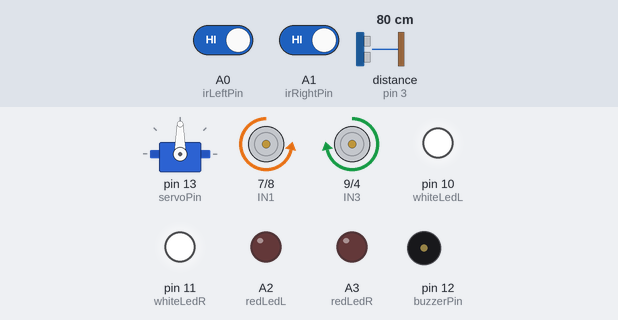
Recording of a sketch running on a simulated Arduino Uno, built with avr-gcc and run on an emulated ATmega328P. Shown: servo, motor-driver pin pairs drawn as motors (green arrow = first pin HIGH = forward, orange = second pin HIGH = backward, longer = more drive, scaled by the enable pin), output pins drawn as LEDs (lit = HIGH), buzzer (waves = sounding). Wiring (inferred from the names in the program): ultrasonic range finder: trigger pin 2; echo pin 3. Dashed ring = blinking. The test bench sets the inputs (shaded band); at power-on: distance to the obstacle (sensor on pin 3) 80 cm, A0 (irLeftPin) HIGH, A1 (irRightPin) HIGH. The echo pulse lasts 58.3 µs per cm; pins used as bus, display or sensor lines are not drawn.

Above: at 2.0 s.
2.1 s: distance to the obstacle (sensor on pin 3) set to 2 cm
At 2.45 s:
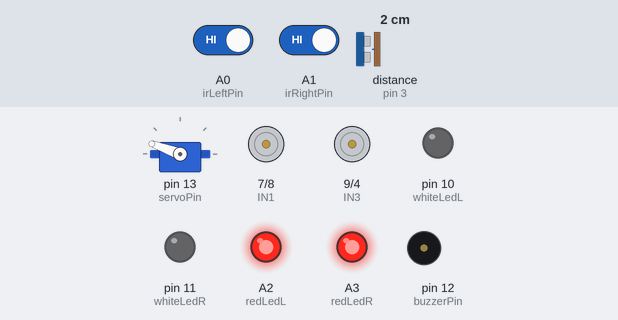
At 4.7 s:
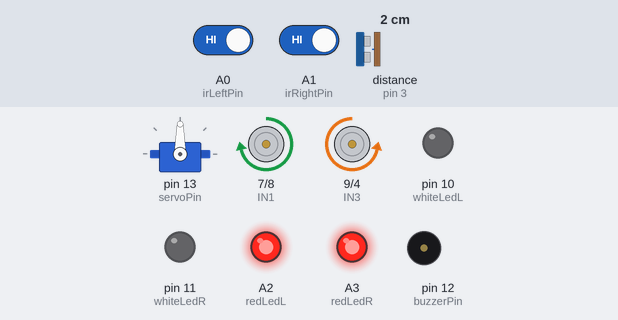
5.1 s: A0 (irLeftPin) driven LOW
At 6.4 s:
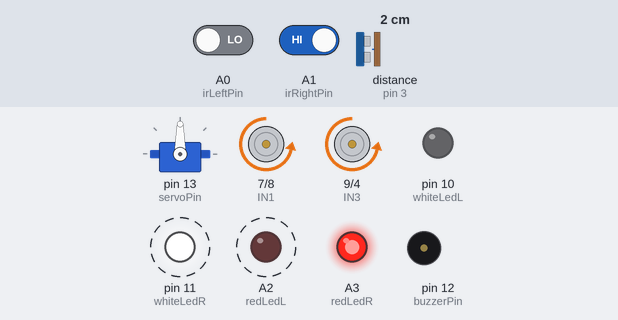
Timing chart, 0 to 14.1 s (numbered marks = the images above; inputs shaded):
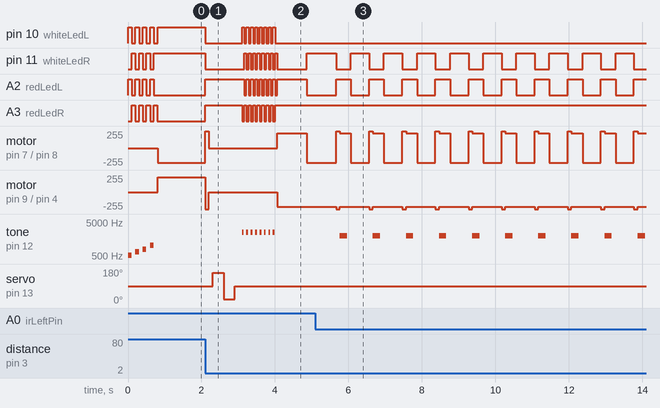

Measured:
- after the input at 2.1 s, pin 10 (whiteLedL): HIGH → LOW at once, then repeats every 0.12 s: HIGH 0.06 s, LOW 0.06 s, until it stays LOW from 4.0 s; pin 11 (whiteLedR): goes LOW 1.1 s, 7 × (HIGH 0.06 s, LOW 0.06 s), HIGH 0.06 s, LOW 0.80 s, then HIGH, starting at once
- after the input at 5.1 s, pin 10 (whiteLedL): stops changing and stays LOW; A3 (redLedR): stops changing and stays HIGH; servo on pin 13 (servoPin): stops changing and stays 90°
- by itself, pin 10 (whiteLedL): alternates HIGH for 0.10 s and LOW for 0.10 s, 8 changes in all, then stays HIGH

The sketch:

Smart_Rover_Main.ino
```cpp
#include <Servo.h>

// -------- PIN DEFINITIONS --------
const int ENA = 5;  const int ENB = 6;
const int IN1 = 7;  const int IN2 = 8;
const int IN3 = 9;  const int IN4 = 4;
const int trigPin = 2; const int echoPin = 3;
const int irLeftPin = A0; const int irRightPin = A1;
const int buzzerPin = 12; const int servoPin = 13;

// NEW: 4 Independent LED Pins
const int whiteLedL = 10; // Front Left Headlight
const int whiteLedR = 11; // Front Right Headlight
const int redLedL = A2;   // Rear Left Taillight
const int redLedR = A3;   // Rear Right Taillight

Servo head;
int distance = 0;

// -------- TIMING VARIABLES --------
unsigned long previousMillis = 0;
bool warningState = false;

void setup() {
  Serial.begin(115200);
  pinMode(ENA, OUTPUT); pinMode(ENB, OUTPUT);
  pinMode(IN1, OUTPUT); pinMode(IN2, OUTPUT);
  pinMode(IN3, OUTPUT); pinMode(IN4, OUTPUT);
  pinMode(trigPin, OUTPUT); pinMode(echoPin, INPUT);

  pinMode(irLeftPin, INPUT);
  pinMode(irRightPin, INPUT);
  pinMode(buzzerPin, OUTPUT);

  // Initialize all 4 LEDs
  pinMode(whiteLedL, OUTPUT); pinMode(whiteLedR, OUTPUT);
  pinMode(redLedL, OUTPUT);   pinMode(redLedR, OUTPUT);

  head.attach(servoPin);
  head.write(90);

  startupFanfare();
}

void loop() {
  distance = getDistance();
  int irL = digitalRead(irLeftPin);
  int irR = digitalRead(irRightPin);

  // -------- 1. INSTANT IR REFLEXES --------
  if (irL == LOW && irR == LOW) {
    emergencyBrake();
    policeStrobe(6); // Flash alternately
    reverse(200); delay(800);
    turnRight(); delay(800);
    stopCar();
    return;
  }
  else if (irL == LOW) {
    emergencyBrake();
    tone(buzzerPin, 2000, 200);
    reverse(200); delay(300);
    turnRight(); delay(500);
    stopCar();
    return;
  }
  else if (irR == LOW) {
    emergencyBrake();
    tone(buzzerPin, 2000, 200);
    reverse(200); delay(300);
    turnLeft(); delay(500);
    stopCar();
    return;
  }

  // -------- 2. ULTRASONIC STRICT STOP (< 16cm) --------
  else if (distance < 16) {
    emergencyBrake();
    smartAvoid();
    return;
  }

  // -------- 3. WARNING ZONE: DYNAMIC BRAKING & FLICKER (16cm to 50cm) --------
  else if (distance >= 16 && distance <= 50) {
    int dynamicSpeed = map(distance, 16, 50, 100, 180);
    forward(dynamicSpeed);

    // Keep headlights on
    digitalWrite(whiteLedL, HIGH); digitalWrite(whiteLedR, HIGH);

    int blinkRate = map(distance, 16, 50, 40, 400);
    unsigned long currentMillis = millis();
    if (currentMillis - previousMillis >= blinkRate) {
      previousMillis = currentMillis;
      warningState = !warningState;

      // Flicker BOTH rear red lights like a hazard warning
      digitalWrite(redLedL, warningState ? HIGH : LOW);
      digitalWrite(redLedR, warningState ? HIGH : LOW);

      if(warningState) tone(buzzerPin, 3000, 15);
    }
  }

  // -------- 4. SAFE ZONE: FULL SPEED (> 50cm) --------
  else {
    forward(220);
    // Headlights ON, Taillights OFF
    setLights(HIGH, HIGH, LOW, LOW);
  }
}

// -------- LIGHT CONTROL HELPER --------
void setLights(bool wL, bool wR, bool rL, bool rR) {
  digitalWrite(whiteLedL, wL);
  digitalWrite(whiteLedR, wR);
  digitalWrite(redLedL, rL);
  digitalWrite(redLedR, rR);
}

// -------- AUDIO-VISUAL STYLES --------

void startupFanfare() {
  int melody[] = {523, 659, 784, 1046};
  for (int i = 0; i < 4; i++) {
    tone(buzzerPin, melody[i], 100);
    setLights(HIGH, LOW, HIGH, LOW); // Left side on
    delay(100);
    setLights(LOW, HIGH, LOW, HIGH); // Right side on
    delay(100);
  }
  setLights(LOW, LOW, LOW, LOW); // All off
  noTone(buzzerPin);
}

void policeStrobe(int count) {
  for (int i = 0; i < count; i++) {
    tone(buzzerPin, 2500, 50);
    setLights(HIGH, LOW, HIGH, LOW); // Left flash
    delay(60);
    setLights(LOW, HIGH, LOW, HIGH); // Right flash
    delay(60);
  }
  setLights(LOW, LOW, LOW, LOW);
}

// -------- STRICT MOVEMENT LOGIC --------

void emergencyBrake() {
  // TRUE BRAKE LIGHTS: Red ON, White OFF
  setLights(LOW, LOW, HIGH, HIGH);

  reverse(255);
  delay(100);
  stopCar();
}

void smartAvoid() {
  delay(100);

  int leftDist = scanLeft();
  int rightDist = scanRight();
  head.write(90);
  delay(200);

  if (leftDist > rightDist && leftDist > 30) {
    turnLeft(); delay(600);
  }
  else if (rightDist > 30) {
    turnRight(); delay(600);
  }
  else {
    policeStrobe(8);
    // Backing up lights
    setLights(LOW, LOW, HIGH, HIGH);
    reverse(200); delay(800);
    turnRight(); delay(800);
  }
  stopCar();
}

// -------- SENSORS & MOTORS --------

int getDistance() {
  digitalWrite(trigPin, LOW); delayMicroseconds(2);
  digitalWrite(trigPin, HIGH); delayMicroseconds(10);
  digitalWrite(trigPin, LOW);
  long duration = pulseIn(echoPin, HIGH, 15000);
  if (duration == 0) return 300;
  return duration * 0.034 / 2;
}

int scanLeft() { head.write(160); delay(300); return getDistance(); }
int scanRight() { head.write(20); delay(300); return getDistance(); }

void forward(int s) {
  digitalWrite(IN1, LOW); digitalWrite(IN2, HIGH);
  digitalWrite(IN3, HIGH); digitalWrite(IN4, LOW);
  analogWrite(ENA, s); analogWrite(ENB, s);
}

void reverse(int s) {
  digitalWrite(IN1, HIGH); digitalWrite(IN2, LOW);
  digitalWrite(IN3, LOW); digitalWrite(IN4, HIGH);
  analogWrite(ENA, s); analogWrite(ENB, s);
}

void turnLeft() {
  digitalWrite(IN1, HIGH); digitalWrite(IN2, LOW);
  digitalWrite(IN3, HIGH); digitalWrite(IN4, LOW);
  analogWrite(ENA, 220); analogWrite(ENB, 220);
  // TURN SIGNAL: Left lights ON
  setLights(HIGH, LOW, HIGH, LOW);
}

void turnRight() {
  digitalWrite(IN1, LOW); digitalWrite(IN2, HIGH);
  digitalWrite(IN3, LOW); digitalWrite(IN4, HIGH);
  analogWrite(ENA, 220); analogWrite(ENB, 220);
  // TURN SIGNAL: Right lights ON
  setLights(LOW, HIGH, LOW, HIGH);
}

void stopCar() { analogWrite(ENA, 0); analogWrite(ENB, 0); }
```
